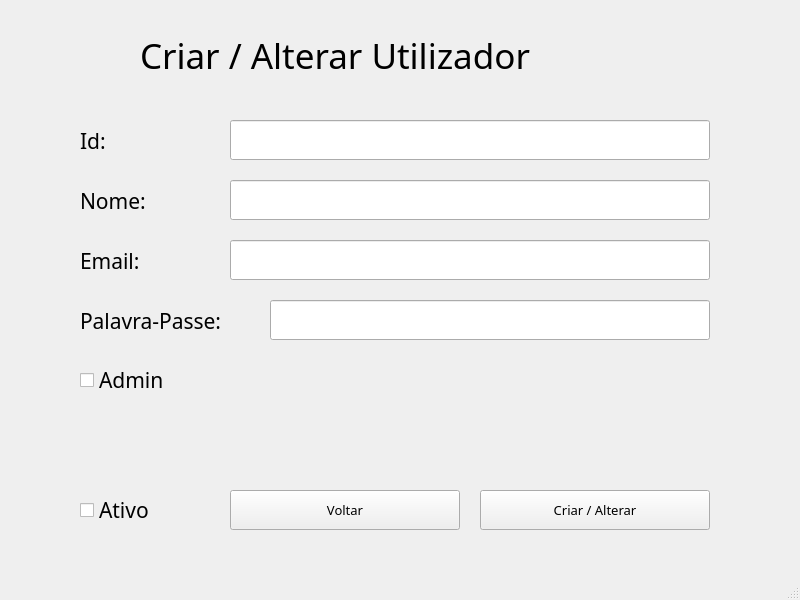
<?xml version="1.0" encoding="UTF-8"?>
<ui version="4.0">
 <class>MainWindow</class>
 <widget class="QMainWindow" name="MainWindow">
  <property name="geometry">
   <rect>
    <x>0</x>
    <y>0</y>
    <width>800</width>
    <height>600</height>
   </rect>
  </property>
  <property name="windowTitle">
   <string>Criar ou Alterar Fornecedor</string>
  </property>
  <widget class="QWidget" name="centralwidget">
   <widget class="QPushButton" name="pushButton_Voltar">
    <property name="geometry">
     <rect>
      <x>230</x>
      <y>490</y>
      <width>230</width>
      <height>40</height>
     </rect>
    </property>
    <property name="font">
     <font>
      <family>OCR A Extended</family>
      <pointsize>10</pointsize>
     </font>
    </property>
    <property name="text">
     <string>Voltar</string>
    </property>
   </widget>
   <widget class="QLabel" name="label_5">
    <property name="geometry">
     <rect>
      <x>140</x>
      <y>30</y>
      <width>540</width>
      <height>50</height>
     </rect>
    </property>
    <property name="font">
     <font>
      <family>OCR A Extended</family>
      <pointsize>26</pointsize>
     </font>
    </property>
    <property name="text">
     <string>Criar / Alterar Utilizador</string>
    </property>
   </widget>
   <widget class="QLabel" name="label">
    <property name="geometry">
     <rect>
      <x>80</x>
      <y>120</y>
      <width>120</width>
      <height>41</height>
     </rect>
    </property>
    <property name="font">
     <font>
      <family>OCR A Extended</family>
      <pointsize>16</pointsize>
     </font>
    </property>
    <property name="text">
     <string>Id:</string>
    </property>
   </widget>
   <widget class="QLineEdit" name="lineEdit_Id">
    <property name="geometry">
     <rect>
      <x>230</x>
      <y>120</y>
      <width>480</width>
      <height>40</height>
     </rect>
    </property>
   </widget>
   <widget class="QCheckBox" name="checkBox">
    <property name="geometry">
     <rect>
      <x>80</x>
      <y>490</y>
      <width>120</width>
      <height>40</height>
     </rect>
    </property>
    <property name="font">
     <font>
      <family>OCR A Extended</family>
      <pointsize>16</pointsize>
     </font>
    </property>
    <property name="text">
     <string>Ativo</string>
    </property>
   </widget>
   <widget class="QPushButton" name="pushButton_CriarAlterar">
    <property name="geometry">
     <rect>
      <x>480</x>
      <y>490</y>
      <width>230</width>
      <height>40</height>
     </rect>
    </property>
    <property name="font">
     <font>
      <family>OCR A Extended</family>
      <pointsize>10</pointsize>
     </font>
    </property>
    <property name="text">
     <string>Criar / Alterar</string>
    </property>
   </widget>
   <widget class="QLineEdit" name="lineEdit_Nome">
    <property name="geometry">
     <rect>
      <x>230</x>
      <y>180</y>
      <width>480</width>
      <height>40</height>
     </rect>
    </property>
   </widget>
   <widget class="QLabel" name="label_2">
    <property name="geometry">
     <rect>
      <x>80</x>
      <y>180</y>
      <width>140</width>
      <height>41</height>
     </rect>
    </property>
    <property name="font">
     <font>
      <family>OCR A Extended</family>
      <pointsize>16</pointsize>
     </font>
    </property>
    <property name="text">
     <string>Nome:</string>
    </property>
   </widget>
   <widget class="QLineEdit" name="lineEdit_Email">
    <property name="geometry">
     <rect>
      <x>230</x>
      <y>240</y>
      <width>480</width>
      <height>40</height>
     </rect>
    </property>
   </widget>
   <widget class="QLabel" name="label_3">
    <property name="geometry">
     <rect>
      <x>80</x>
      <y>240</y>
      <width>140</width>
      <height>41</height>
     </rect>
    </property>
    <property name="font">
     <font>
      <family>OCR A Extended</family>
      <pointsize>16</pointsize>
     </font>
    </property>
    <property name="text">
     <string>Email:</string>
    </property>
   </widget>
   <widget class="QLabel" name="label_4">
    <property name="geometry">
     <rect>
      <x>80</x>
      <y>300</y>
      <width>180</width>
      <height>41</height>
     </rect>
    </property>
    <property name="font">
     <font>
      <family>OCR A Extended</family>
      <pointsize>16</pointsize>
     </font>
    </property>
    <property name="text">
     <string>Palavra-Passe:</string>
    </property>
   </widget>
   <widget class="QLineEdit" name="lineEdit_PalavraPasse">
    <property name="geometry">
     <rect>
      <x>270</x>
      <y>300</y>
      <width>440</width>
      <height>40</height>
     </rect>
    </property>
   </widget>
   <widget class="QCheckBox" name="checkBox_Admin">
    <property name="geometry">
     <rect>
      <x>80</x>
      <y>360</y>
      <width>120</width>
      <height>40</height>
     </rect>
    </property>
    <property name="font">
     <font>
      <family>OCR A Extended</family>
      <pointsize>16</pointsize>
     </font>
    </property>
    <property name="text">
     <string>Admin</string>
    </property>
   </widget>
  </widget>
  <widget class="QStatusBar" name="statusbar"/>
 </widget>
 <resources/>
 <connections/>
</ui>
